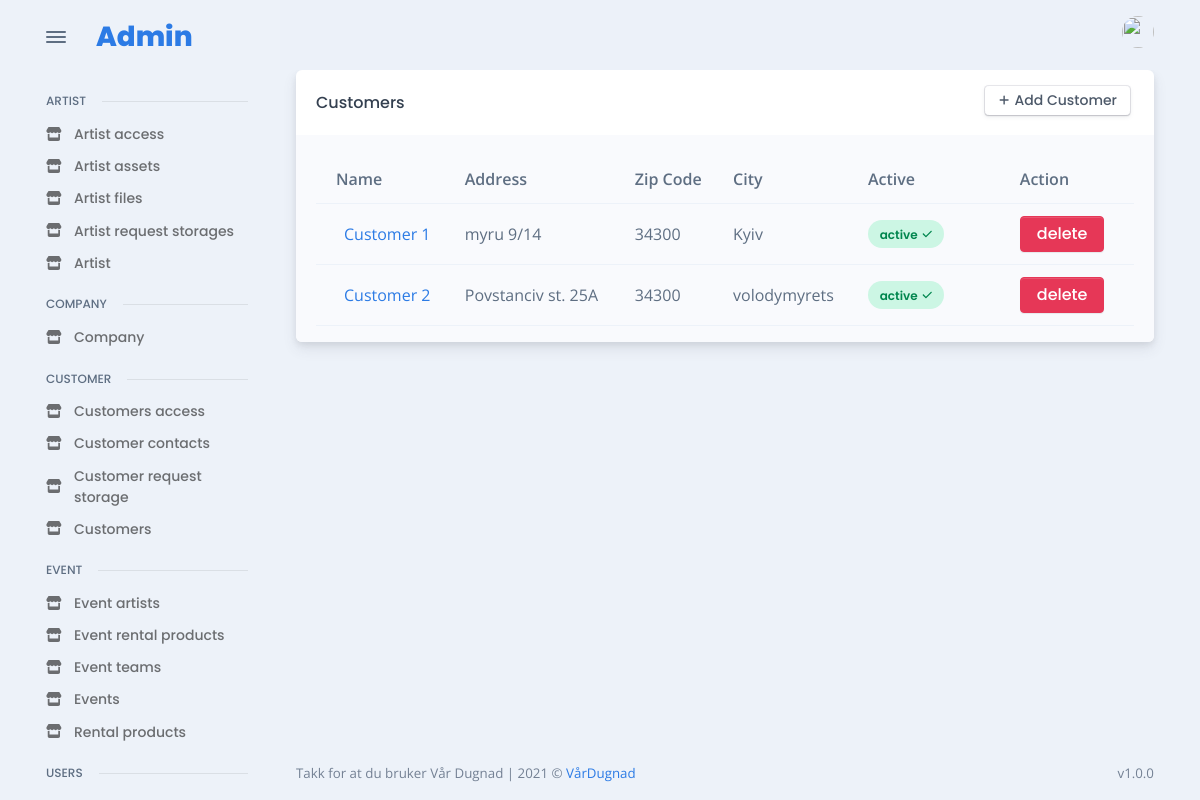
Page /en/admin_site/customer/all_customers/ (signed in) on the earlier database version.
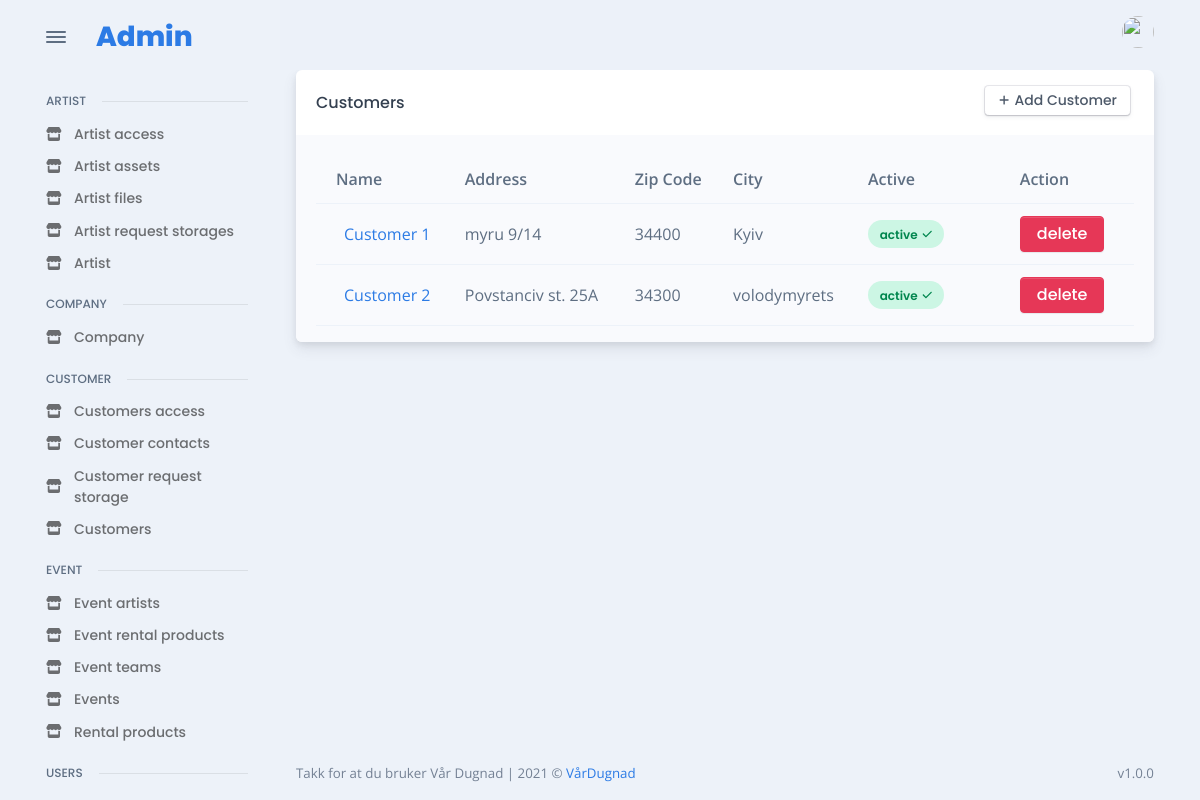
Same page on the later database version.
### customer/models.py (models this page shows, shortened)
class Customer(models.Model):
    organization_number = models.CharField(
        "Organization number", max_length=255, unique=True
    )
    name = models.CharField("Name", max_length=255, unique=True)
    address = models.CharField("Address", max_length=255)
    zip_code = models.CharField("Zip Code", max_length=255)
    city = models.CharField("City", max_length=255)
    active = models.BooleanField(default=True)

### admin_app/admin_customer/views.py (the view)
# urls.py: path("all_customers/", CustomerListView.as_view(), name="admin_get_all_customers"),
class CustomerListView(LoginRequiredMixin, ListView):
    model = Customer
    template_name = "admin/pages/customer/customer/all.html"
    context_object_name = "customers"

### templates/admin/pages/customer/customer/all.html (shortened to what this page needs)
{% extends 'base/admin_base.html' %}
{% load static %}
{% load widget_tweaks %}
{% block content %}
<div class="card">
  <div class="card-header">
    <div class="row flex-between-center">
      <div class="col-4 col-sm-auto d-flex align-items-center pe-0">
        <h5 class="fs-0 mb-0 text-nowrap py-2 py-xl-0">Customers</h5>
      </div>
      <div class="col-8 col-sm-auto text-end ps-2">
        <a href="{% url 'admin_add_new_customer' %}" class="btn btn-falcon-default btn-sm me-1 mb-1">
          <span class="fas fa-plus me-1" data-fa-transform="shrink-3"></span>Add Customer
        </a>
      </div>
    </div>
  </div>
  <div class="card-body bg-light pb-0">
    <div class="table-responsive scrollbar">
      {% if customers|length %}
      <table class="table table-hover table-striped overflow-hidden">
        <thead>
          <tr>
            <th scope="col">Name</th>
            <th scope="col">Address</th>
            <th scope="col">Zip Code</th>
            <th scope="col">City</th>
            <th scope="col">Active</th>
            <th></th>
            <th></th>
            <th scope="col">Action</th>
          </tr>
        </thead>
        <tbody>
          {% for customer in customers %}
          <tr class="align-middle">
            <td class="text-nowrap">
              <div class="d-flex align-items-center">
                <div class="ms-2"><a href="{% url 'admin_change_details_customer' customer.id %}">{{customer.name}}</a></div>
              </div>
            </td>
            <td class="text-nowrap"> {{customer.address}} </td>
            <td class="text-nowrap"> {{customer.zip_code}} </td>
            <td class="text-nowrap"> {{customer.city}} </td>
            {% if customer.active %}
              <td><span class="badge badge rounded-pill d-block p-2 badge-soft-success">active<span class="ms-1 fas fa-check" data-fa-transform="shrink-2"></span></span></td>
            {% else %}
              <td><span class="badge badge rounded-pill d-block p-2 badge-soft-danger">disabled<span class="ms-1 fas fa-times" data-fa-transform="shrink-2"></span></span></td>
            {% endif %}
            <td></td>
            <th></th>
            <td><a class="btn btn-danger"  href="{% url 'admin_delete_customer' customer.id %}">delete</a></tr>
          {% endfor %}
        </tbody>
      </table>
      {% else %}
          <p>There is no artist yet, try to add some</p>
      {% endif %}
    </div>
  </div>
  </div>
{% endblock %}

Differences in the rows shown:
changed Customer "Customer 1": zip_code "34300" → "34400"
